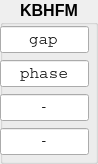
              <widget class="QGroupBox" name="groupBox_KBHFM_record">
               <property name="font">
                <font>
                 <pointsize>12</pointsize>
                 <weight>75</weight>
                 <bold>true</bold>
                 <kerning>true</kerning>
                </font>
               </property>
               <property name="title">
                <string>KBHFM</string>
               </property>
               <property name="alignment">
                <set>Qt::AlignHCenter|Qt::AlignTop</set>
               </property>
               <widget class="QLineEdit" name="lineEdit_plt_KBH_X">
                <property name="geometry">
                 <rect>
                  <x>0</x>
                  <y>26</y>
                  <width>89</width>
                  <height>27</height>
                 </rect>
                </property>
                <property name="sizePolicy">
                 <sizepolicy hsizetype="Fixed" vsizetype="Fixed">
                  <horstretch>0</horstretch>
                  <verstretch>0</verstretch>
                 </sizepolicy>
                </property>
                <property name="font">
                 <font>
                  <family>Courier</family>
                  <pointsize>12</pointsize>
                  <weight>50</weight>
                  <bold>false</bold>
                 </font>
                </property>
                <property name="statusTip">
                 <string>optic 1</string>
                </property>
                <property name="whatsThis">
                 <string>first optic title</string>
                </property>
                <property name="text">
                 <string>gap</string>
                </property>
                <property name="alignment">
                 <set>Qt::AlignCenter</set>
                </property>
               </widget>
               <widget class="QLineEdit" name="lineEdit_plt_KBH_Z">
                <property name="geometry">
                 <rect>
                  <x>0</x>
                  <y>60</y>
                  <width>89</width>
                  <height>27</height>
                 </rect>
                </property>
                <property name="sizePolicy">
                 <sizepolicy hsizetype="Fixed" vsizetype="Fixed">
                  <horstretch>0</horstretch>
                  <verstretch>0</verstretch>
                 </sizepolicy>
                </property>
                <property name="font">
                 <font>
                  <family>Courier</family>
                  <pointsize>12</pointsize>
                  <weight>50</weight>
                  <bold>false</bold>
                 </font>
                </property>
                <property name="statusTip">
                 <string>optic 1</string>
                </property>
                <property name="whatsThis">
                 <string>first optic title</string>
                </property>
                <property name="text">
                 <string>phase</string>
                </property>
                <property name="alignment">
                 <set>Qt::AlignCenter</set>
                </property>
               </widget>
               <widget class="QLineEdit" name="lineEdit_plt_M3_Rz_2">
                <property name="enabled">
                 <bool>true</bool>
                </property>
                <property name="geometry">
                 <rect>
                  <x>0</x>
                  <y>94</y>
                  <width>89</width>
                  <height>27</height>
                 </rect>
                </property>
                <property name="sizePolicy">
                 <sizepolicy hsizetype="Fixed" vsizetype="Fixed">
                  <horstretch>0</horstretch>
                  <verstretch>0</verstretch>
                 </sizepolicy>
                </property>
                <property name="font">
                 <font>
                  <family>Courier</family>
                  <pointsize>12</pointsize>
                  <weight>50</weight>
                  <bold>false</bold>
                 </font>
                </property>
                <property name="statusTip">
                 <string>optic 1</string>
                </property>
                <property name="whatsThis">
                 <string>first optic title</string>
                </property>
                <property name="text">
                 <string>-</string>
                </property>
                <property name="frame">
                 <bool>true</bool>
                </property>
                <property name="alignment">
                 <set>Qt::AlignCenter</set>
                </property>
                <property name="clearButtonEnabled" stdset="0">
                 <bool>false</bool>
                </property>
               </widget>
               <widget class="QLineEdit" name="lineEdit_plt_KBH_Ry">
                <property name="enabled">
                 <bool>true</bool>
                </property>
                <property name="geometry">
                 <rect>
                  <x>0</x>
                  <y>128</y>
                  <width>89</width>
                  <height>27</height>
                 </rect>
                </property>
                <property name="sizePolicy">
                 <sizepolicy hsizetype="Fixed" vsizetype="Fixed">
                  <horstretch>0</horstretch>
                  <verstretch>0</verstretch>
                 </sizepolicy>
                </property>
                <property name="font">
                 <font>
                  <family>Courier</family>
                  <pointsize>12</pointsize>
                  <weight>50</weight>
                  <bold>false</bold>
                 </font>
                </property>
                <property name="statusTip">
                 <string>optic 1</string>
                </property>
                <property name="whatsThis">
                 <string>first optic title</string>
                </property>
                <property name="text">
                 <string>-</string>
                </property>
                <property name="frame">
                 <bool>true</bool>
                </property>
                <property name="alignment">
                 <set>Qt::AlignCenter</set>
                </property>
               </widget>
              </widget>
